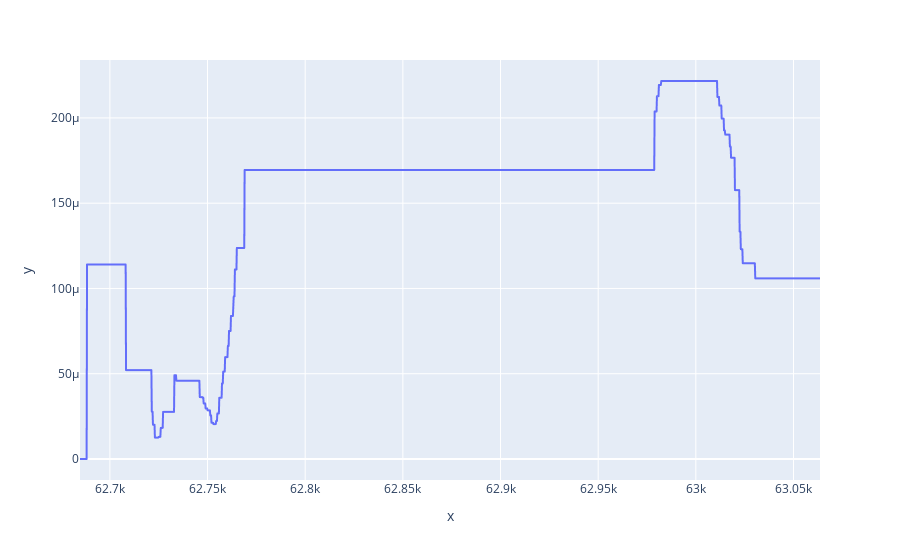

Write notebook code for a chart like this one.
### Code cell
import plotly
import plotly.express

# Distance from desk over time
fig = plotly.express.line(x=tstamps, y=distancesFromDesk)
fig.show()

### Figure 1 — Plotly figure (JSON) as saved in the notebook; plotly's stock layout.template omitted (floating-point values rounded to 4 significant figures; data arrays with more than 128 entries replaced by an {"elided": "..."} marker saying what was removed)
{"data": [{"hovertemplate": "x=%{x}<br>y=%{y}<extra></extra>", "legendgroup": "", "line": {"color": "#636efa", "dash": "solid"}, "marker": {"symbol": "circle"}, "mode": "lines", "name": "", "showlegend": false, "type": "scattergl", "x": {"elided": "1819 float values"}, "xaxis": "x", "y": {"elided": "1819 float values"}, "yaxis": "y"}], "layout": {"legend": {"tracegroupgap": 0}, "margin": {"t": 60}, "xaxis": {"anchor": "y", "domain": [0, 1], "title": {"text": "x"}}, "yaxis": {"anchor": "x", "domain": [0, 1], "title": {"text": "y"}}}}
